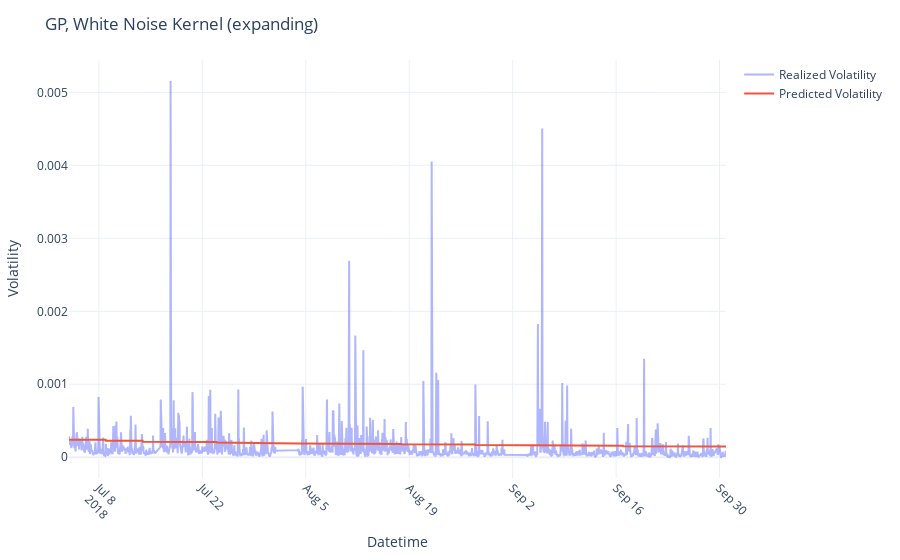

Here is the notebook cell this chart was saved with:
### Code cell
plot_preds(
    preds_dataframe=WN_expanding_preds,
    model_name="GP, White Noise Kernel",
    test_vols=test_vols,
    pred_type="expanding",
    naive=False,
)

### Figure 1 — Plotly figure (JSON) as saved in the notebook; plotly's stock layout.template omitted (floating-point values rounded to 4 significant figures; data arrays with more than 128 entries replaced by an {"elided": "..."} marker saying what was removed)
{"data": [{"mode": "lines", "name": "Realized Volatility", "opacity": 0.5, "type": "scatter", "x": {"elided": "1958 str values"}, "y": {"elided": "1958 float values"}}, {"mode": "lines", "name": "Predicted Volatility", "type": "scatter", "x": {"elided": "1958 str values"}, "y": {"elided": "1958 float values"}}], "layout": {"autosize": true, "margin": {"b": 60, "l": 60, "r": 30, "t": 60}, "title": {"text": "GP, White Noise Kernel (expanding)"}, "xaxis": {"autorange": true, "nticks": 10, "range": ["2018-07-03 23:00", "2018-09-30 21:00"], "tickangle": 45, "title": {"text": "Datetime"}, "type": "date"}, "yaxis": {"autorange": true, "range": [-0.0002843, 0.005443], "title": {"text": "Volatility"}, "type": "linear"}}}
